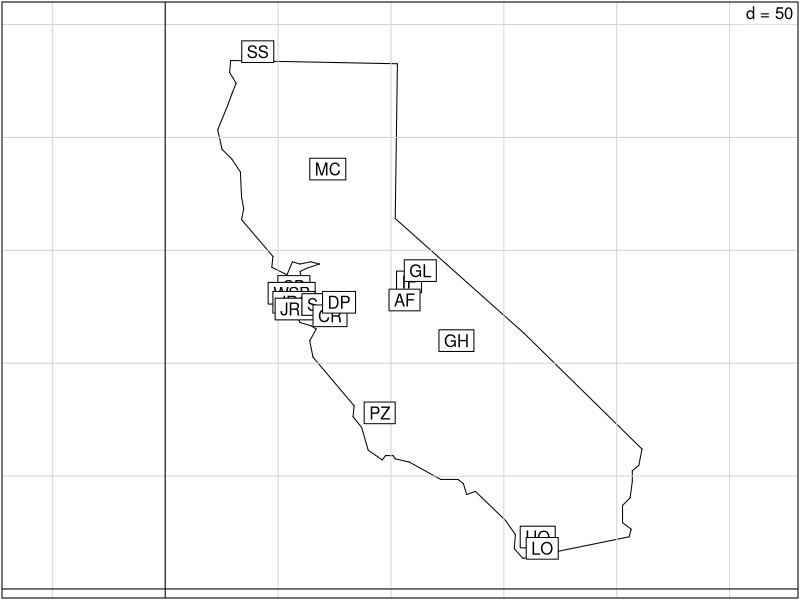
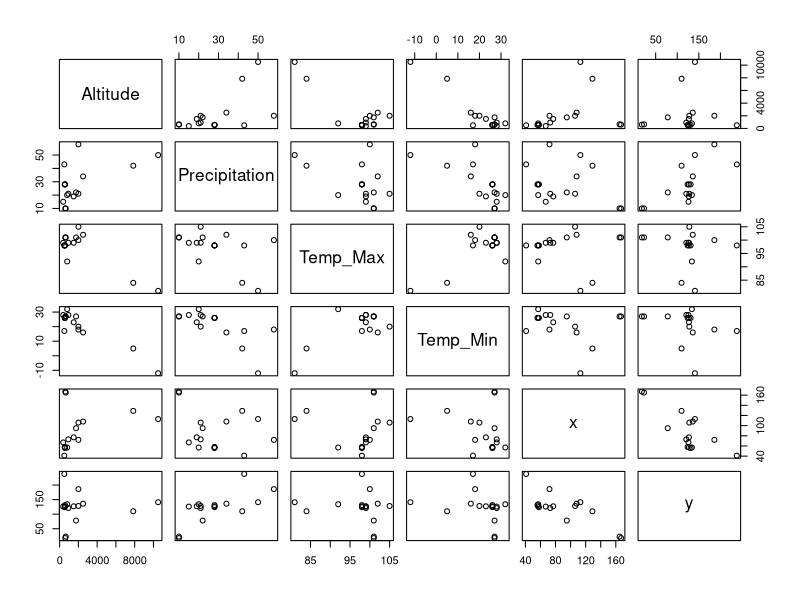
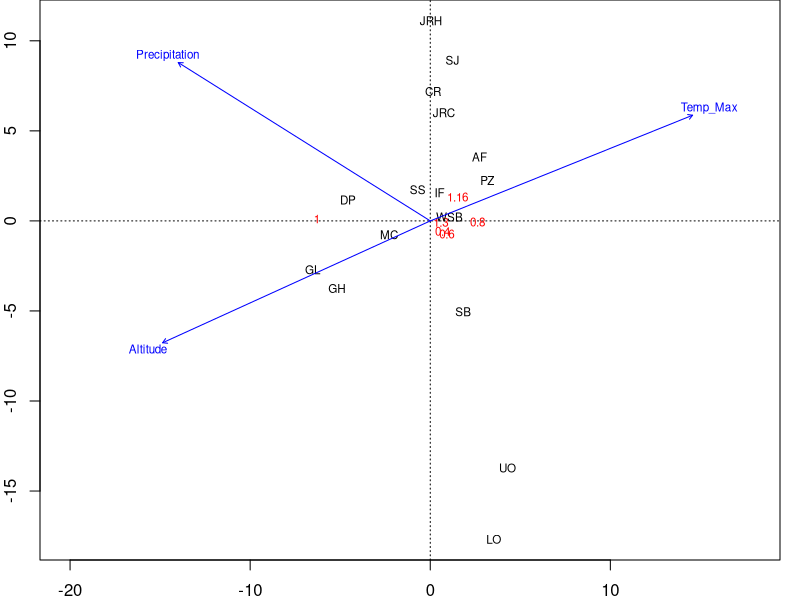
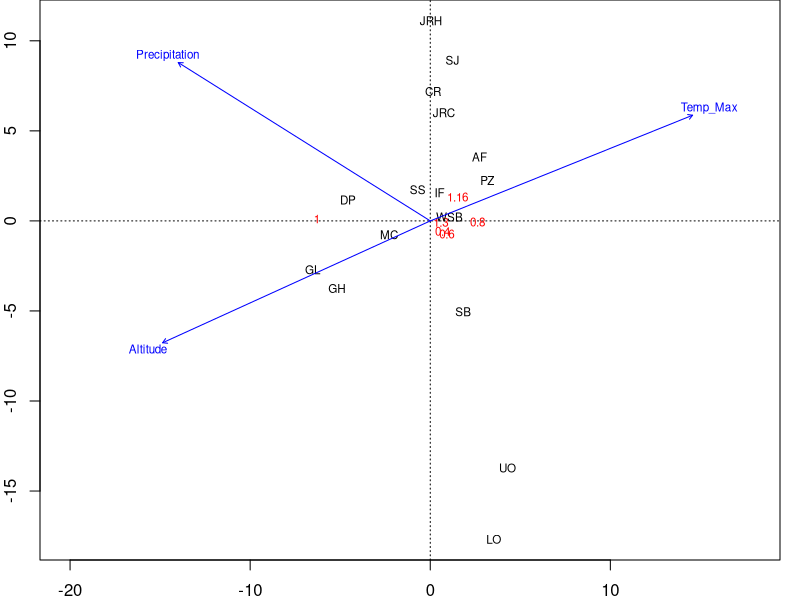
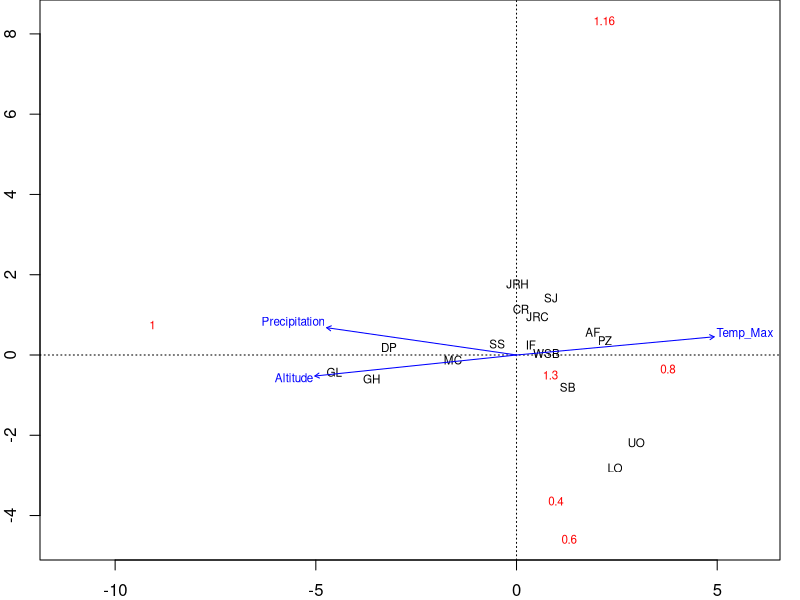
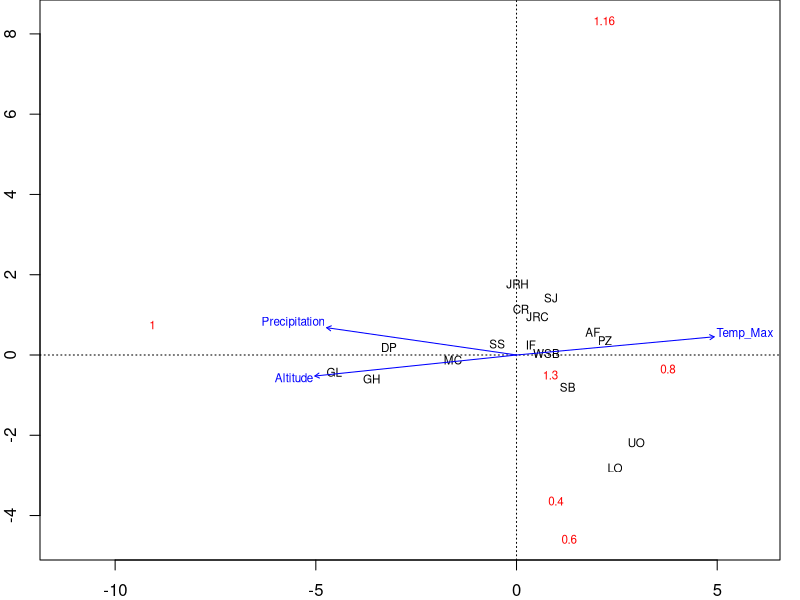
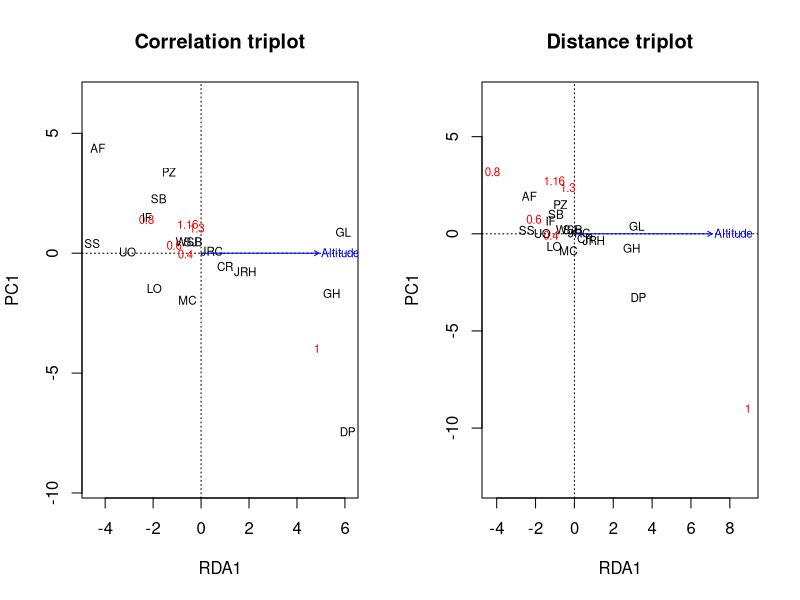
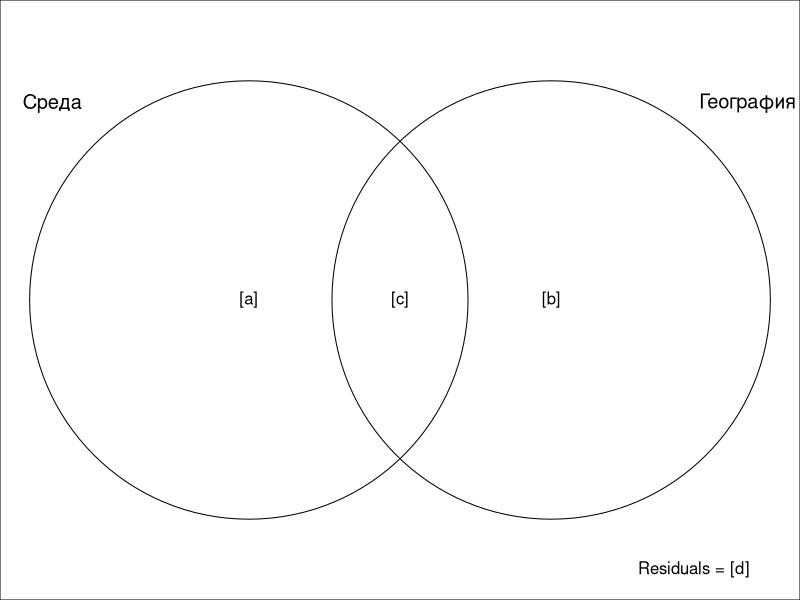

Generate these figures, in order, with R:
## ---- chunk 1
# output options
options(width = 70, scipen = 6, digits = 3)
library(knitr)
# chunk default options
opts_chunk$set(fig.align='center', tidy = FALSE, fig.width = 7, fig.height = 3, warning = FALSE)
## ---- chunk 2
library(ade4)
data(butterfly)
# расположение сайтов
s.label(butterfly$xy, contour = butterfly$contour, inc = FALSE)
## ---- chunk 3
library(ade4)
data(butterfly)
str(butterfly)
## ---- chunk 4
gen <- butterfly$genet
head(gen, 1)
env_geo <- cbind(butterfly$envir, butterfly$xy)
head(env_geo, 1)
## ---- chunk 5
summary(gen)
## ---- chunk 6
pairs(env_geo)
## ---- chunk 7
library(car)
vif(lm(gen$`0.4` ~ ., data = env_geo))
vif(lm(gen$`0.4` ~ . -Temp_Min, data = env_geo))
## ---- chunk 8
library(vegan)
bf_rda <- rda(gen ~ Altitude + Precipitation + Temp_Max, data = env_geo)
summary(bf_rda) 
## ---- chunk 9
smr <- summary(bf_rda)

partit <- function(smr){
  if(!is.null(smr$partial.chi)){
    Inertia <- c(smr$tot.chi, smr$partial.chi, smr$constr.chi, smr$unconst.chi)
    nms <- c("Total", "Conditioned", "Constrained", "Unconstrained")
  } else {
    Inertia <- c(smr$tot.chi, smr$constr.chi, smr$unconst.chi)
    nms <- c("Total", "Constrained", "Unconstrained")
  }
  part <- data.frame(Inertia = round(Inertia, 2), Proportion = round(Inertia/smr$tot.chi, 3))
  rownames(part) <- nms
cat("Partitioning of variance:\n")
part
}

partit(smr)
## ---- chunk 10
cat("Eigenvalues, and their contribution to the variance")
smr$cont
## ---- chunk 11
cat("Accumulated constrained eigenvalues")
smr$concont
## ---- chunk 12
scores(bf_rda, display = "species", choices = 1:5)
## ---- chunk 13
spenvcor(bf_rda)
## ---- chunk 14
op <- par(mar = c(2, 2, 0, 1))
## ---- chunk 15
plot(bf_rda, scaling = 2)
## ---- chunk 16
plot(bf_rda, scaling = 2)
## ---- chunk 17
plot(bf_rda, scaling = 1)
## ---- chunk 18
plot(bf_rda, scaling = 1)
## ---- chunk 19
par(op)
## ---- chunk 20
anova(bf_rda, permutations = 9999)
## ---- chunk 21
anova(bf_rda, by = "term", permutations = 9999)
## ---- chunk 22
anova(bf_rda, by = "mar", permutations = 9999)
## ---- chunk 23
anova(bf_rda, by = "axis", permutations = 9999)
## ---- chunk 24
m1 <-rda(gen ~ Altitude + Precipitation + Temp_Max, data = env_geo)
m0 <- rda(gen ~ 1, data = env_geo)
## ---- chunk 25
m <- ordistep(m0, scope = formula(m1), permutations = 9999)
## ---- chunk 26
m$anova
## ---- chunk 27
bf_prda_1 <- rda(gen ~ Altitude + Condition(x + y), data = env_geo)
anova(bf_prda_1, permutations = 9999) ## Пермутационный тест
## ---- chunk 28
op <- par(mfrow = c(1, 2))
plot(bf_prda_1, main = "Correlation triplot", scaling = 2)
plot(bf_prda_1, main = "Distance triplot", scaling = 1)
par(op)
## ---- chunk 29
op <- par(mar = c(0, 0, 0, 0))
showvarparts(2, Xnames = c("Среда", "География"))
par(op)
## ---- chunk 30

## ---- chunk 31
bf_prda_2 <- rda(gen ~ x + y + Condition(Altitude), data = env_geo)
bf_rda_full <- rda(gen ~ x + y + Altitude, data = env_geo)
## ---- chunk 32
sum_full <- summary(bf_rda_full)
## ---- chunk 33
partit(sum_full)
## ---- chunk 34
(I_total <- sum_full$constr.chi)
## ---- chunk 35
sum_prda_1 <- summary(bf_prda_1)
## ---- chunk 36
partit(sum_prda_1)
## ---- chunk 37
(I_env <- sum_prda_1$constr.chi)
## ---- chunk 38
sum_prda_2 <- summary(bf_prda_2)
## ---- chunk 39
partit(sum_prda_2)
## ---- chunk 40
(I_geo <- sum_prda_2$constr.chi)
## ---- chunk 41
(I_env_geo <- I_total - I_env - I_geo)
## ---- chunk 42
comp <- data.frame(Inertia = c(I_env, I_geo, I_env_geo, I_total))
rownames(comp) <- c('Только среда', 
                    'Только география', 
                    'Среда и география вместе', 
                    'Общая объяснимая инерция')
comp$Proportion <- comp$Inertia/sum(comp$Inertia[1:3]) * 100
colnames(comp) <- c('Инерция', '%')
comp
